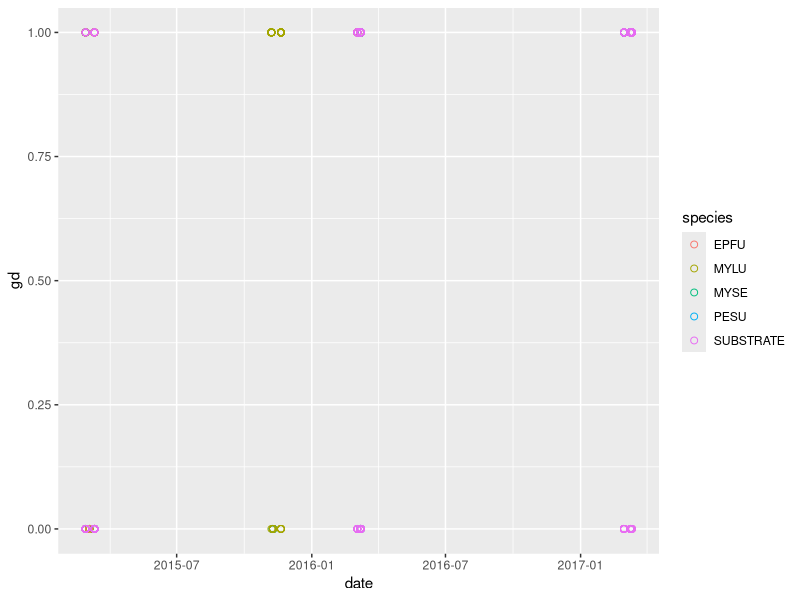
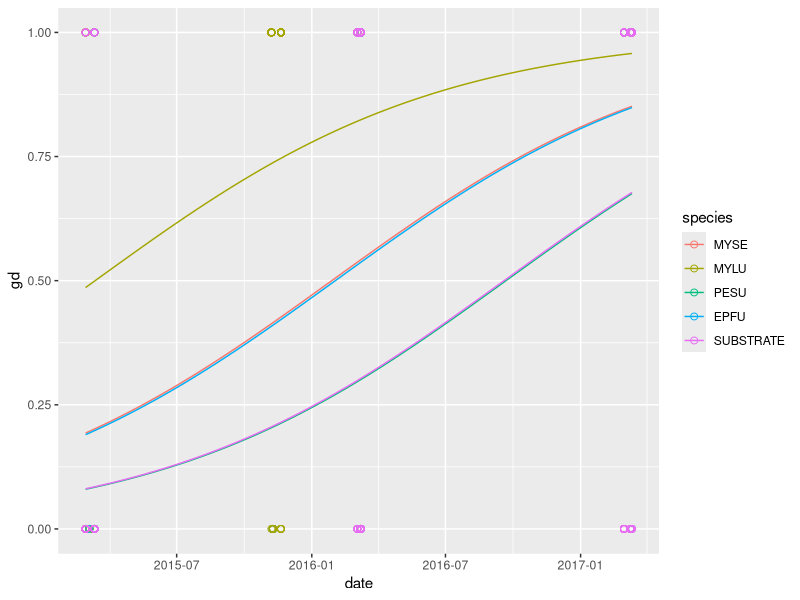
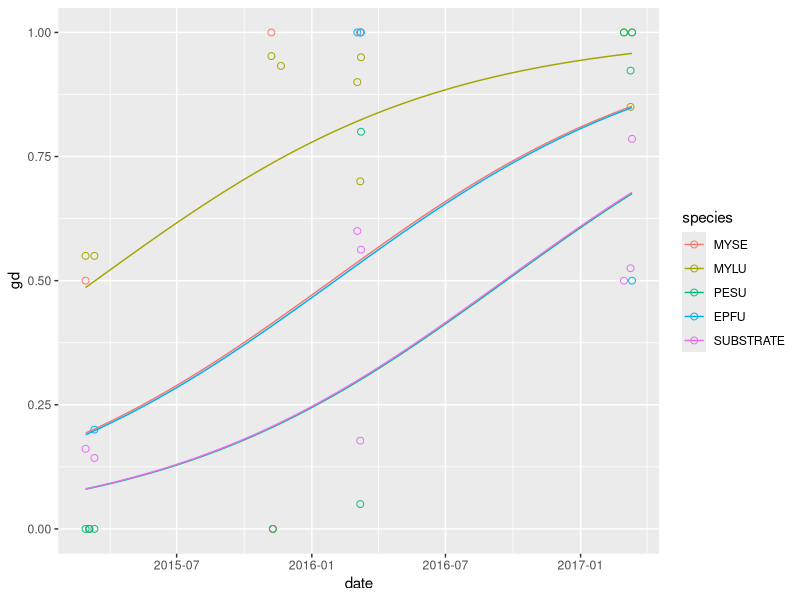
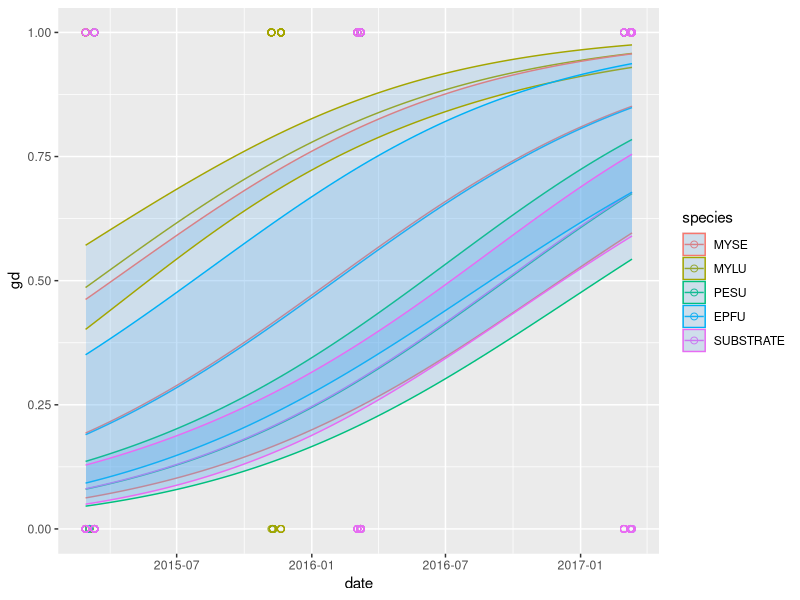

The R script that drew these images, in order:
##Week 10##

###1. GLMS###

?"glm"

liz = read.csv("lizards.csv")

g1 = glm(N~time,data=liz, family="poisson");
summary(g1)

###BINOMIAL##
bat = read.csv("bat_data.csv")
head(bat)
bat$date = as.Date(bat$date, "%m/%d/%y")
#if you have a PC, it may be this:
#bat$date = as.Date(bat$date, "%m/%d/%Y")

library(ggplot2)
plot1=ggplot(data=bat,aes(x=date,y=gd,color=species))+
  geom_point(size=2,shape =1) #this adds points to graph
plot1

#run the binomial glm
g2 = glm(gd~date+species,data=bat, family="binomial");
summary(g2)

#What does this tell us?
dat.new=expand.grid(date=seq(from = min(bat$date),to = max(bat$date),length.out = 100),species = unique(bat$species))

#weird output if we don't use "response:
predict(g2,newdata = dat.new)

#much more sensible output
dat.new$yhat  = predict(g2,type="response",newdata = dat.new)


plot1=ggplot(data=bat,aes(x=date,y=gd,color=species))+
  geom_point(size=2,shape =1) +
  geom_line(data=dat.new, aes(x=date,y=yhat,col = species))
plot1

#what if we have aggregated data?
b1<-aggregate(gd~date+species,FUN=mean, data=bat)
b2<-aggregate(gd~date+species,FUN=length, data=bat)
b1$N = b2$gd
head(b1)


#run the binomial glm with sample sizes as weights
g3 = glm(gd~date+species,data=b1,weights = N, family="binomial");
summary(g3)

summary(g2);summary(g3)
#these are identical

#sometimes plotting the aggregated data looks better too
plot1=ggplot(data=b1,aes(x=date,y=gd,color=species))+
  geom_point(size=2,shape =1) +
  geom_line(data=dat.new, aes(x=date,y=yhat,col = species))
plot1

#ses and confidence intervals from binomial data


#binomial proportion confidence interval
head(b1)
b1$Nsuccess = b1$gd*b1$N
head(b1)
#load package epitools
library(epitools)
#calculate 95% confidence intervals
cis = binom.exact(b1$Nsuccess, b1$N)
#note this calculates an exact CI, and there are different methods for doing this which we won't get into here..
cis
b1$lCI = cis$lower
b1$uCI = cis$upper
head(b1)

#you can read more here:
#https://en.wikipedia.org/wiki/Binomial_proportion_confidence_interval

###getting prediction intervals##
preds  = predict(g2,type="link",newdata = dat.new, se.fit = T)
dat.new = cbind(dat.new, preds[1:2])#bind together se's and fitted points on your newdata
#get the inverse link function for your glm
ilink <- family(g2)$linkinv
#back transform the CIs (not the SEs!)
dat.new <- transform(dat.new, Fitted = ilink(fit), Upper = ilink(fit + (2 * se.fit)),
                Lower = ilink(fit - (2 * se.fit)))
#fitted should be the same as yhat

#plot the output
plot1=ggplot(data=bat,aes(x=date,y=gd,color=species))+
  geom_point(size=2,shape =1) +
  geom_line(data=dat.new, aes(x=date,y=yhat,col = species))+
  geom_ribbon(data = dat.new, aes(ymin = Lower, ymax = Upper, x = date,y=yhat),
              fill = "steelblue2", alpha = 0.2) 
plot1

###Gamma GLMs###
set.seed(101)
bat$gdL2 = rgamma(length(bat$gdL),shape=1,rate=1)
g4 = glm(gdL2~date+species,data=bat, family=Gamma(link = inverse));
summary(g4)
#this is the default

#MAYBE Better,
g5 = glm(gdL2~date+species,data=bat, family=Gamma(link = log));
summary(g5)

##Poisson GLM##
head(liz)
g6 = glm(N~time,data=liz, family=poisson);
summary(g6)


#we have count data, so it might be a good idea to check for overdisperison
#one option - calculate directly
summary(g6)
326.27 / 20

library(AER)
#performs a dispersion test
dispersiontest(g6)

#ok - we have some indication that our data our overdispersed

#lets use a negative binomial instead
library(MASS)
#run a negative binomial glm - no need to use family
g7 = glm.nb(N~time,data=liz)
summary(g7)
